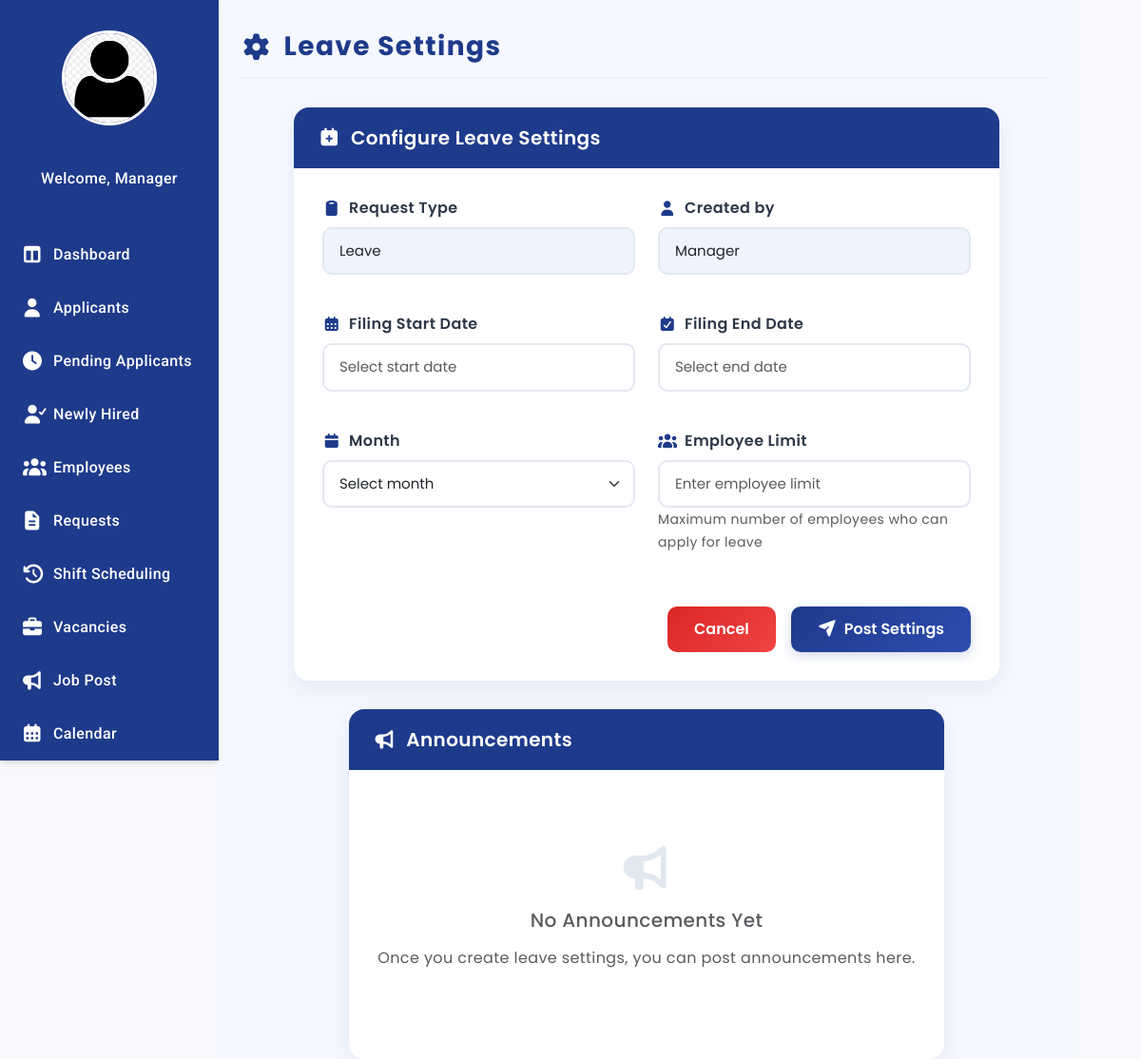
The page /Manager_LeaveSettings.php on the database as committed earlier.
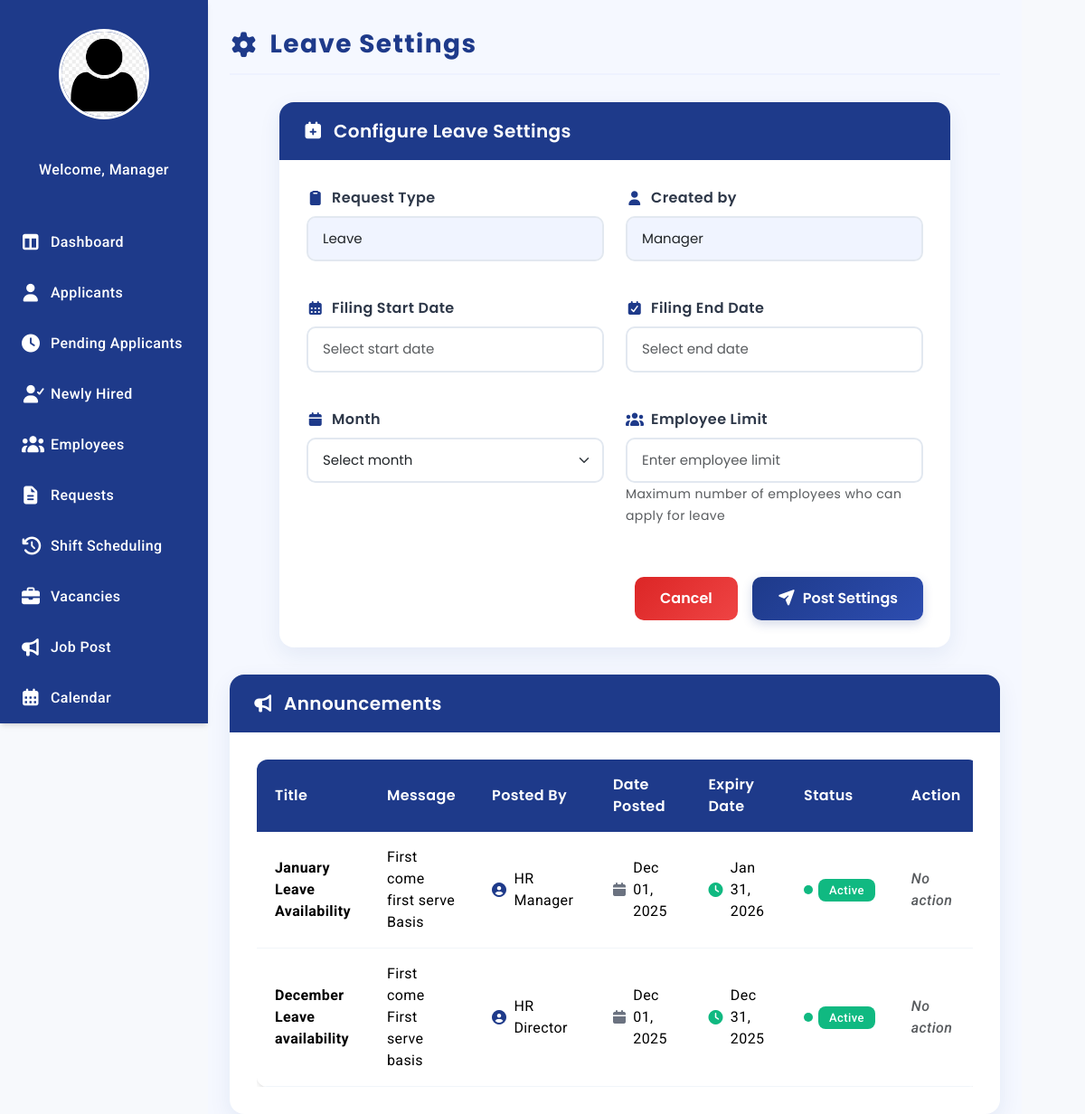
The same page on the database as committed later.
### tables this page shows
CREATE TABLE `manager_announcement` (
  `id` int(11) NOT NULL,
  `manager_email` varchar(100) NOT NULL,
  `posted_by` varchar(150) NOT NULL,
  `title` varchar(255) NOT NULL,
  `message` text NOT NULL,
  `date_posted` datetime DEFAULT current_timestamp(),
  `is_active` tinyint(1) DEFAULT 1,
  `settingID` int(11) DEFAULT NULL
);

CREATE TABLE `leave_settings` (
  `settingID` int(11) NOT NULL,
  `start_date` date DEFAULT NULL,
  `end_date` date DEFAULT NULL,
  `month` tinyint(2) UNSIGNED DEFAULT NULL,
  `employee_limit` int(11) NOT NULL DEFAULT 0,
  `created_by` varchar(100) DEFAULT NULL,
  `created_at` datetime DEFAULT current_timestamp(),
  `request_type_id` int(11) NOT NULL
);

### Manager_LeaveSettings.php (the view, shortened to what the changed rows need)
<?php
require 'admin/db.connect.php';
$announcements = [];
$aquery = $conn->query("SELECT a.id, a.title, a.message, a.posted_by, a.manager_email, a.date_posted, a.is_active, a.settingID, ls.end_date FROM manager_announcement a LEFT JOIN leave_settings ls ON a.settingID = ls.settingID ORDER BY a.date_posted DESC");
if ($aquery) {
  while ($row = $aquery->fetch_assoc()) { $announcements[] = $row; }
}
$menus = [
    "HR Director" => [
        "Dashboard" => "Manager_Dashboard.php",
        "Applicants" => "Manager_Applicants.php",
        "Pending Applicants" => "Manager_PendingApplicants.php",
        "Newly Hired" => "Newly-Hired.php",
        "Employees" => "Manager_Employees.php",
        "Requests" => "Manager_Request.php",
        "Shift Scheduling"  => "Manager_Scheduling.php",
        "Vacancies" => "Manager_Vacancies.php",
        "Job Post" => "Manager-JobPosting.php",
        "Calendar" => "Manager_Calendar.php",
        "Approvals" => "Manager_Approvals.php",
        "Reports" => "Manager_Reports.php",
        "Settings" => "Manager_LeaveSettings.php",
        "Logout" => "Login.php"
    ],
    "HR Manager" => [
        "Dashboard" => "Manager_Dashboard.php",
        "Applicants" => "Manager_Applicants.php",
        "Pending Applicants" => "Manager_PendingApplicants.php",
        "Newly Hired" => "Newly-Hired.php",
        "Employees" => "Manager_Employees.php",
        "Requests" => "Manager_Request.php",
        "Shift Scheduling"  => "Manager_Scheduling.php",
        "Vacancies" => "Manager_Vacancies.php",
        "Job Post" => "Manager-JobPosting.php",
        "Calendar" => "Manager_Calendar.php",
        "Approvals" => "Manager_Approvals.php",
        "Reports" => "Manager_Reports.php",
        "Settings" => "Manager_LeaveSettings.php",
        "Logout" => "Login.php"
    ],
    "Recruitment Manager" => [
        "Dashboard" => "Manager_Dashboard.php",
        "Applicants" => "Manager_Applicants.php",
        "Pending Applicants" => "Manager_PendingApplicants.php",
        "Newly Hired" => "Newly-Hired.php",
        "Vacancies" => "Manager_Vacancies.php",
        "Logout" => "Login.php"
    ],
    "HR Officer" => [
        "Dashboard" => "Manager_Dashboard.php",
        "Applicants" => "Manager_Applicants.php",
        "Pending Applicants" => "Manager_PendingApplicants.php",
        "Newly Hired" => "Newly-Hired.php",
        "Employees" => "Manager_Employees.php",
        "Logout" => "Login.php"
    ],
];
$role = $_SESSION['sub_role'] ?? "HR Manager";
$icons = [
    "Dashboard" => "fa-table-columns",
    "Applicants" => "fa-user",
    "Pending Applicants" => "fa-clock",
    "Newly Hired" => "fa-user-check",
    "Employees" => "fa-users",
    "Requests" => "fa-file-lines",
    "Shift Scheduling" => "fa-clock-rotate-left",
    "Vacancies" => "fa-briefcase",
    "Job Post" => "fa-bullhorn",
    "Calendar" => "fa-calendar-days",
    "Approvals" => "fa-square-check",
    "Reports" => "fa-chart-column",
    "Settings" => "fa-gear",
    "Logout" => "fa-right-from-bracket"
];
?>
<!DOCTYPE html>
<html lang="en">
<head>
  <link rel="stylesheet" href="manager-sidebar.css">
  <link rel="stylesheet" href="https://cdnjs.cloudflare.com/ajax/libs/font-awesome/7.0.1/css/all.min.css">
  <link href="https://cdn.jsdelivr.net/npm/bootstrap@5.3.3/dist/css/bootstrap.min.css" rel="stylesheet">
  <link rel="stylesheet" href="https://code.jquery.com/ui/1.13.2/themes/base/jquery-ui.css">
</head>
<body>
  <div class="sidebar">
    <ul class="nav">
      <?php foreach ($menus[$role] as $label => $link): ?>
        <li><a href="<?php echo $link; ?>"><i class="fa-solid <?php echo $icons[$label] ?? 'fa-circle'; ?>"></i><?php echo $label; ?></a></li>
      <?php endforeach; ?>
    </ul>
  </div>
  <div class="main-content">
    <div class="main-content-header">
      <h1><i class="fa-solid fa-gear"></i> Leave Settings</h1>
    </div>
    <div class="card-container">
      <div class="card card-custom">
        <div class="card-body">
          <?php if (!empty($announcements)): ?>
            <div class="table-responsive">
              <table class="table table-custom">
                <thead>
                  <tr>
                    <th>Title</th>
                    <th>Message</th>
                    <th>Posted By</th>
                    <th>Date Posted</th>
                    <th>Expiry Date</th>
                    <th>Status</th>
                    <th>Action</th>
                  </tr>
                </thead>
                <tbody>
                  <?php foreach ($announcements as $a): ?>
                    <?php
                      $expiry = $a['end_date'] ?? null;
                      $today = date('Y-m-d');
                      $expired = ($expiry && $expiry < $today);
                      $isActive = (int)($a['is_active'] ?? 1) === 1;
                    ?>
                    <tr>
                      <td><strong><?php echo htmlspecialchars($a['title']); ?></strong></td>
                      <td style="max-width: 300px; white-space: normal; word-wrap: break-word;">
                        <?php echo nl2br(htmlspecialchars($a['message'])); ?>
                      </td>
                      <td>
                        <div class="d-flex align-items-center">
                          <i class="fa-solid fa-user-circle me-2" style="color: #1E3A8A;"></i>
                          <?php echo htmlspecialchars($a['posted_by']); ?>
                        </div>
                      </td>
                      <td>
                        <div class="d-flex align-items-center">
                          <i class="fa-solid fa-calendar me-2" style="color: #6b7280;"></i>
                          <?php echo htmlspecialchars(date('M d, Y', strtotime($a['date_posted']))); ?>
                        </div>
                      </td>
                      <td>
                        <?php if ($expiry): ?>
                          <div class="d-flex align-items-center">
                            <i class="fa-solid fa-clock me-2" style="color: <?php echo $expired ? '#ef4444' : '#10b981'; ?>"></i>
                            <?php echo htmlspecialchars(date('M d, Y', strtotime($expiry))); ?>
                          </div>
                        <?php else: ?>
                          <span class="text-muted">N/A</span>
                        <?php endif; ?>
                      </td>
                      <td>
                        <div class="status-indicator">
                          <span class="status-dot
                            <?php echo !$isActive ? 'archived' : ($expired ? 'expired' : 'active'); ?>">
                          </span>
                          <?php if (!$isActive): ?>
                            <span class="badge bg-secondary">Archived</span>
                          <?php elseif ($expired): ?>
                            <span class="badge bg-danger">Expired</span>
                          <?php else: ?>
                            <span class="badge bg-success">Active</span>
                          <?php endif; ?>
                        </div>
                      </td>
                      <td>
                        <?php if ($expired && $a['manager_email'] === $manageremail && $isActive): ?>
                          <form method="POST" style="display:inline-block;">
                            <input type="hidden" name="announcement_id" value="<?php echo (int)$a['id']; ?>">
                            <button type="submit" name="archive_announcement" class="btn btn-sm btn-danger btn-sm-custom">
                              <i class="fa-solid fa-box-archive me-1"></i>Archive
                            </button>
                          </form>
                        <?php else: ?>
                          <span class="text-muted fst-italic">No action</span>
                        <?php endif; ?>
                      </td>
                    </tr>
                  <?php endforeach; ?>
                </tbody>
              </table>
            </div>
          <?php else: ?>
            <div class="text-center py-5">
              <i class="fa-solid fa-bullhorn" style="font-size: 48px; color: #e2e8f0; margin-bottom: 20px;"></i>
              <h5 class="text-muted mb-3">No Announcements Yet</h5>
              <p class="text-muted">Once you create leave settings, you can post announcements here.</p>
            </div>
          <?php endif; ?>
        </div>
      </div>
    </div>
  </div>
</body>
</html>

Rows that differ between the two databases and show on the page:
added manager_announcement: title "January Leave Availability", message "First come first serve Basis", posted_by "HR Manager", date_posted "Dec 01, 2025", settingID.end_date "Jan 31, 2026", is_active 1 (drawn)
added manager_announcement: title "December Leave availability", message "First come First serve basis", posted_by "HR Director", date_posted "Dec 01, 2025", settingID.end_date "Dec 31, 2025", is_active 1 (drawn)
Other text that changed with them:
text no longer shown: "No Announcements Yet Once you create leave settings, you can post announcements here."
text now shown: "Title Message Posted By Date Posted Expiry Date Status Action"
